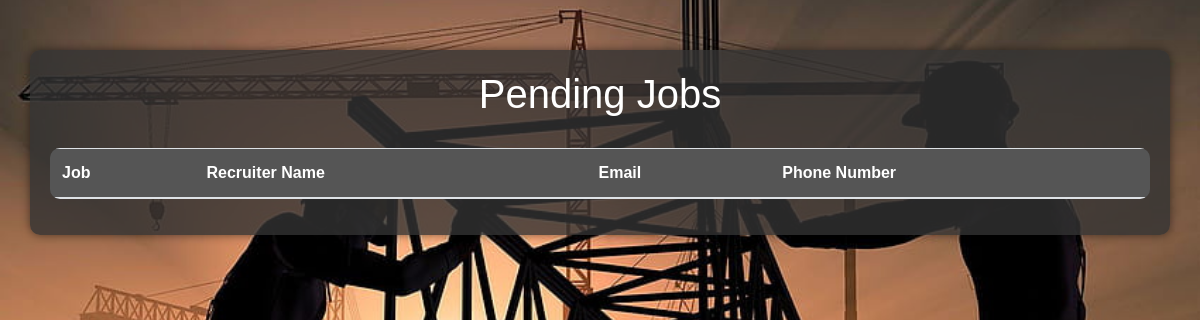
The page /pending_jobs.php on the database as committed earlier.
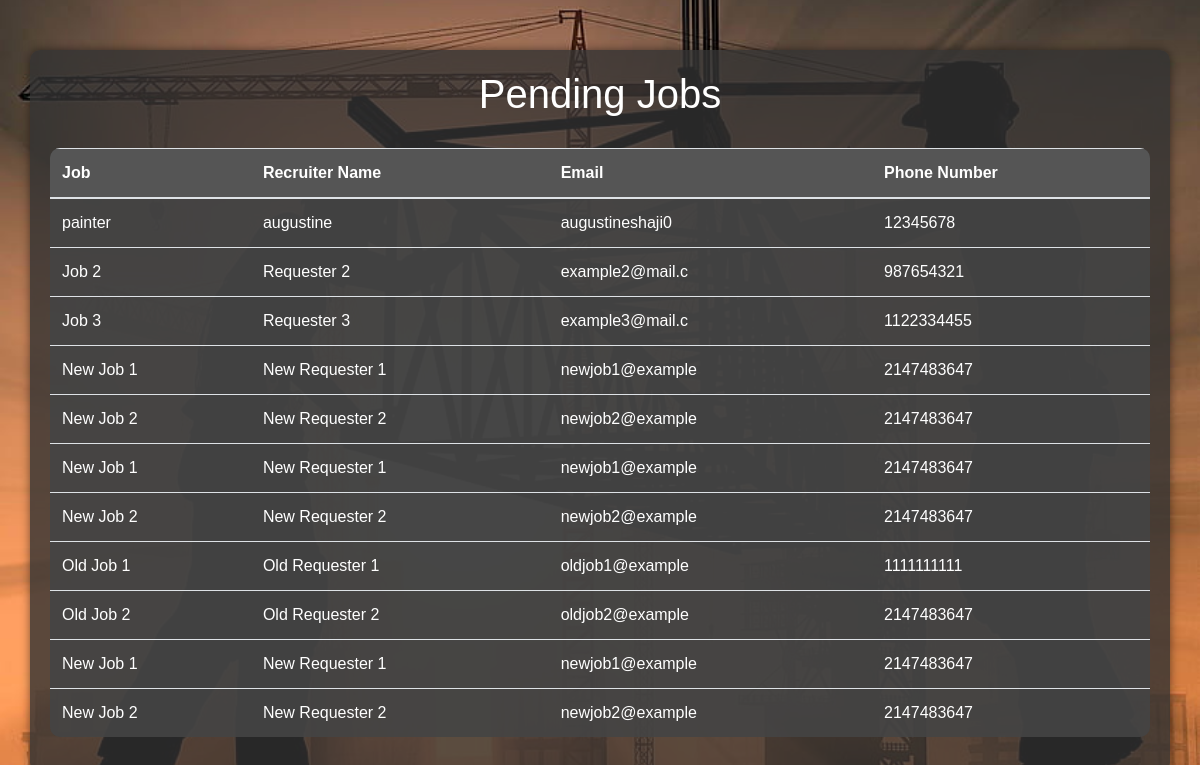
The same page on the database as committed later.
### tables this page shows
CREATE TABLE `pending_jobs` (
  `job_name` varchar(20) NOT NULL,
  `email` varchar(15) NOT NULL,
  `phone_no` int(15) NOT NULL,
  `rq_name` varchar(15) NOT NULL,
  `posted_date` date DEFAULT NULL,
  `id` int(11) NOT NULL,
  `created_at` timestamp NOT NULL DEFAULT current_timestamp()
);

### pending_jobs.php (the view, shortened to what this page needs)
<?php
include 'connection.php';
?>
<!DOCTYPE html>
<html lang="en">
<head>
    <link rel="stylesheet" href="https://cdn.jsdelivr.net/npm/bootstrap@4.5.3/dist/css/bootstrap.min.css">
</head>
<body>
<div class="container">
    <h1>Pending Jobs</h1>
    <table class="table table-hover">
        <thead>
        <tr>
            <th scope="col">Job</th>
            <th scope="col">Recruiter Name</th>
            <th scope="col">Email</th>
            <th scope="col">Phone Number</th>
        </tr>
        </thead>
        <tbody>
        <?php
        $sql = "SELECT * FROM `pending_jobs`";
        $result = mysqli_query($con, $sql);
        if ($result) {
            while ($row = mysqli_fetch_assoc($result)) {
                echo '<tr>';
                echo '<td>'. htmlspecialchars($row['job_name']). '</td>';
                echo '<td>'. htmlspecialchars($row['rq_name']). '</td>';
                echo '<td>'. htmlspecialchars($row['email']). '</td>';
                echo '<td>'. htmlspecialchars($row['phone_no']). '</td>';
                echo '</tr>';
            }
        } else {
            echo '<tr><td colspan="4">Error: '. htmlspecialchars(mysqli_error($con)). '</td></tr>';
        }
        ?>
        </tbody>
    </table>
</div>
</body>
</html>

Rows that differ between the two databases and show on the page:
added pending_jobs: job_name "painter", rq_name "augustine", email "augustineshaji0", phone_no "12345678"
added pending_jobs: job_name "Job 2", rq_name "Requester 2", email "example2@mail.c", phone_no "987654321"
added pending_jobs: job_name "Job 3", rq_name "Requester 3", email "example3@mail.c", phone_no "1122334455"
added pending_jobs: job_name "New Job 1", rq_name "New Requester 1", email "newjob1@example", phone_no "2147483647"
added pending_jobs: job_name "New Job 2", rq_name "New Requester 2", email "newjob2@example", phone_no "2147483647"
added pending_jobs: job_name "New Job 1", rq_name "New Requester 1", email "newjob1@example", phone_no "2147483647"
added pending_jobs: job_name "New Job 2", rq_name "New Requester 2", email "newjob2@example", phone_no "2147483647"
added pending_jobs: job_name "Old Job 1", rq_name "Old Requester 1", email "oldjob1@example", phone_no "1111111111"
added pending_jobs: job_name "Old Job 2", rq_name "Old Requester 2", email "oldjob2@example", phone_no "2147483647"
added pending_jobs: job_name "New Job 1", rq_name "New Requester 1", email "newjob1@example", phone_no "2147483647"
added pending_jobs: job_name "New Job 2", rq_name "New Requester 2", email "newjob2@example", phone_no "2147483647"
